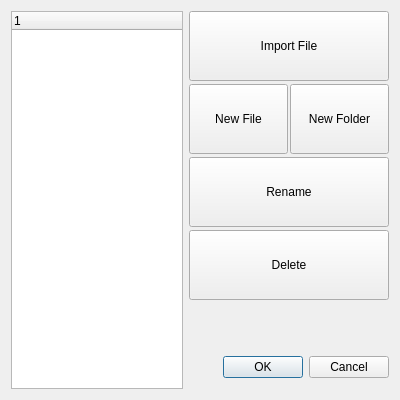
<?xml version="1.0" encoding="UTF-8"?>
<ui version="4.0">
 <class>dialog</class>
 <widget class="QDialog" name="dialog">
  <property name="geometry">
   <rect>
    <x>0</x>
    <y>0</y>
    <width>400</width>
    <height>400</height>
   </rect>
  </property>
  <property name="minimumSize">
   <size>
    <width>400</width>
    <height>400</height>
   </size>
  </property>
  <property name="maximumSize">
   <size>
    <width>400</width>
    <height>400</height>
   </size>
  </property>
  <property name="windowTitle">
   <string>Dialog</string>
  </property>
  <property name="modal">
   <bool>true</bool>
  </property>
  <layout class="QHBoxLayout" name="horizontalLayout">
   <property name="spacing">
    <number>6</number>
   </property>
   <item>
    <widget class="QTreeWidget" name="file_tree">
     <column>
      <property name="text">
       <string notr="true">1</string>
      </property>
     </column>
    </widget>
   </item>
   <item>
    <layout class="QVBoxLayout" name="vertical_layout">
     <property name="spacing">
      <number>3</number>
     </property>
     <item>
      <widget class="QPushButton" name="btn_import">
       <property name="minimumSize">
        <size>
         <width>0</width>
         <height>70</height>
        </size>
       </property>
       <property name="cursor">
        <cursorShape>PointingHandCursor</cursorShape>
       </property>
       <property name="text">
        <string>Import File</string>
       </property>
      </widget>
     </item>
     <item>
      <layout class="QHBoxLayout" name="horizontal_layout_2">
       <property name="spacing">
        <number>2</number>
       </property>
       <item>
        <widget class="QPushButton" name="btn_new_file">
         <property name="minimumSize">
          <size>
           <width>0</width>
           <height>70</height>
          </size>
         </property>
         <property name="cursor">
          <cursorShape>PointingHandCursor</cursorShape>
         </property>
         <property name="text">
          <string>New File</string>
         </property>
        </widget>
       </item>
       <item>
        <widget class="QPushButton" name="btn_new_folder">
         <property name="minimumSize">
          <size>
           <width>0</width>
           <height>70</height>
          </size>
         </property>
         <property name="cursor">
          <cursorShape>PointingHandCursor</cursorShape>
         </property>
         <property name="text">
          <string>New Folder</string>
         </property>
        </widget>
       </item>
      </layout>
     </item>
     <item>
      <widget class="QPushButton" name="btn_rename">
       <property name="minimumSize">
        <size>
         <width>0</width>
         <height>70</height>
        </size>
       </property>
       <property name="cursor">
        <cursorShape>PointingHandCursor</cursorShape>
       </property>
       <property name="text">
        <string>Rename</string>
       </property>
      </widget>
     </item>
     <item>
      <widget class="QPushButton" name="btn_delete">
       <property name="minimumSize">
        <size>
         <width>0</width>
         <height>70</height>
        </size>
       </property>
       <property name="cursor">
        <cursorShape>PointingHandCursor</cursorShape>
       </property>
       <property name="text">
        <string>Delete</string>
       </property>
      </widget>
     </item>
     <item>
      <spacer name="vertical_spacer">
       <property name="orientation">
        <enum>Qt::Vertical</enum>
       </property>
       <property name="sizeHint" stdset="0">
        <size>
         <width>20</width>
         <height>10</height>
        </size>
       </property>
      </spacer>
     </item>
     <item>
      <widget class="QDialogButtonBox" name="button_box">
       <property name="sizePolicy">
        <sizepolicy hsizetype="Expanding" vsizetype="Expanding">
         <horstretch>0</horstretch>
         <verstretch>0</verstretch>
        </sizepolicy>
       </property>
       <property name="minimumSize">
        <size>
         <width>200</width>
         <height>20</height>
        </size>
       </property>
       <property name="cursor">
        <cursorShape>ArrowCursor</cursorShape>
       </property>
       <property name="focusPolicy">
        <enum>Qt::ClickFocus</enum>
       </property>
       <property name="layoutDirection">
        <enum>Qt::LeftToRight</enum>
       </property>
       <property name="orientation">
        <enum>Qt::Horizontal</enum>
       </property>
       <property name="standardButtons">
        <set>QDialogButtonBox::Cancel|QDialogButtonBox::Ok</set>
       </property>
      </widget>
     </item>
    </layout>
   </item>
  </layout>
 </widget>
 <resources/>
 <connections>
  <connection>
   <sender>button_box</sender>
   <signal>accepted()</signal>
   <receiver>dialog</receiver>
   <slot>accept()</slot>
   <hints>
    <hint type="sourcelabel">
     <x>389</x>
     <y>389</y>
    </hint>
    <hint type="destinationlabel">
     <x>157</x>
     <y>274</y>
    </hint>
   </hints>
  </connection>
  <connection>
   <sender>button_box</sender>
   <signal>rejected()</signal>
   <receiver>dialog</receiver>
   <slot>reject()</slot>
   <hints>
    <hint type="sourcelabel">
     <x>389</x>
     <y>389</y>
    </hint>
    <hint type="destinationlabel">
     <x>286</x>
     <y>274</y>
    </hint>
   </hints>
  </connection>
 </connections>
</ui>
